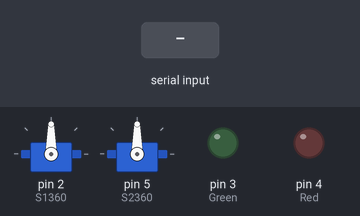
Bench run of a sketch on a simulated Arduino Uno, built with avr-gcc and run on an emulated ATmega328P. Shown: 2 × servo, output pins drawn as LEDs (lit = HIGH). The inputs (shaded band) are chosen by the test bench.

Above: at 1.2 s.
1.3 s: "w" received over Serial
At 2.3 s:
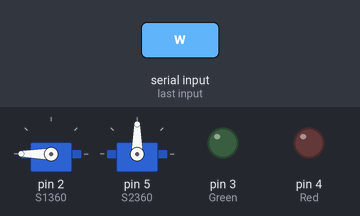
2.8 s: "s" received over Serial
At 3.4 s:
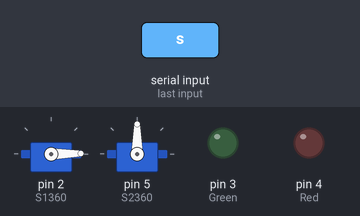
4.3 s: "a" received over Serial
At 4.6 s:
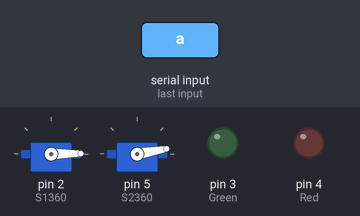
5.8 s: "d" received over Serial
At 6.9 s:
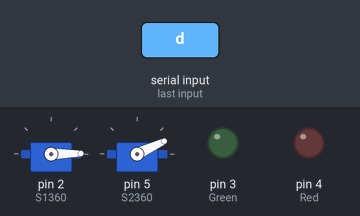
7.3 s: "w" received over Serial
At 8.1 s:
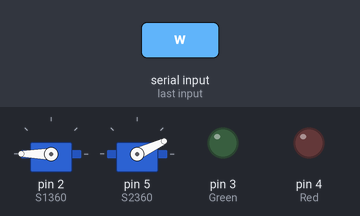
8.8 s: "a" received over Serial
At 9.2 s:
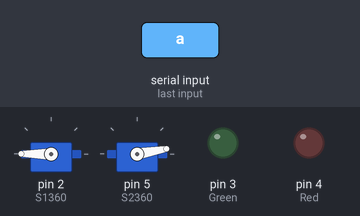
Timing chart, 0 to 11.3 s (numbered marks = the images above; inputs shaded):
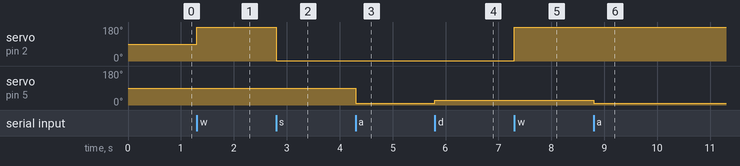

The sketch:

Brian.ino
```cpp
#include <Servo.h>


Servo Servo1360; // Is the same for every Servo
Servo Servo2360; // Is the same for every Servo
int Red = 4; // Specify Red Pin
int Green = 3; // Specify Green Pin
int S1360 = 2; // Specify Servo 180 Pin
int S2360 = 5; // Specify Servo 360 Pin
int spin1 = 90; // Set the rotation to null (only in full rotation servo)
int spin2 = 90; // Specify the Servo 180 start Position

void setup() {

  Servo1360.attach(S1360);
  Servo2360.attach(S2360);
  Servo1360.write(spin1);
  Servo2360.write(spin2);
  pinMode(Red, OUTPUT);
  pinMode(Green, OUTPUT);
  digitalWrite(Red, LOW);
  digitalWrite(Green, LOW);
  Serial.begin(9600);

}
void loop() {

  unsigned char comando = 0; // set comando to 0

  if (Serial.available()) // if is connected to bluetooth or with Serial Monitor
  {
    comando = Serial.read(); // Read the values of Serial Communication
    if (comando == 'w')  // If read a 1
    {

      spin1 = 359; // change the value of int Spin
      Servo1360.write(spin1); // Write in the Servo 360 the value of variable spin
    }
    else if (comando == 's') // If read a 1
    {
      spin1 = 1; // change the value of int Spin
      Servo1360.write(spin1); // Write in the Servo 360 the value of variable spin
    }
    else if (comando == 'a')
    {
      spin2 = 10; // change the value of int Spin
      Servo2360.write(spin2); // Write in the Servo 360 the value of variable spin
    }
    else if (comando == 'd')
    {
      spin2 = 800; // change the value of int Spin
      Servo2360.write(spin2); // Write in the Servo 360 the value of variable spin
    }
  }
}
```

Measured:
- after the input at 1.3 s, servo on pin 2 (S1360): 90° → 180° at once
- after the input at 2.8 s, servo on pin 2 (S1360): 180° → 1° at once
- after the input at 4.3 s, servo on pin 5 (S2360): 90° → 10° at once
- after the input at 5.8 s, servo on pin 5 (S2360): 10° → 25° at once
- after the input at 7.3 s, servo on pin 2 (S1360): 1° → 180° at once
- after the input at 8.8 s, servo on pin 5 (S2360): 25° → 10° at once
